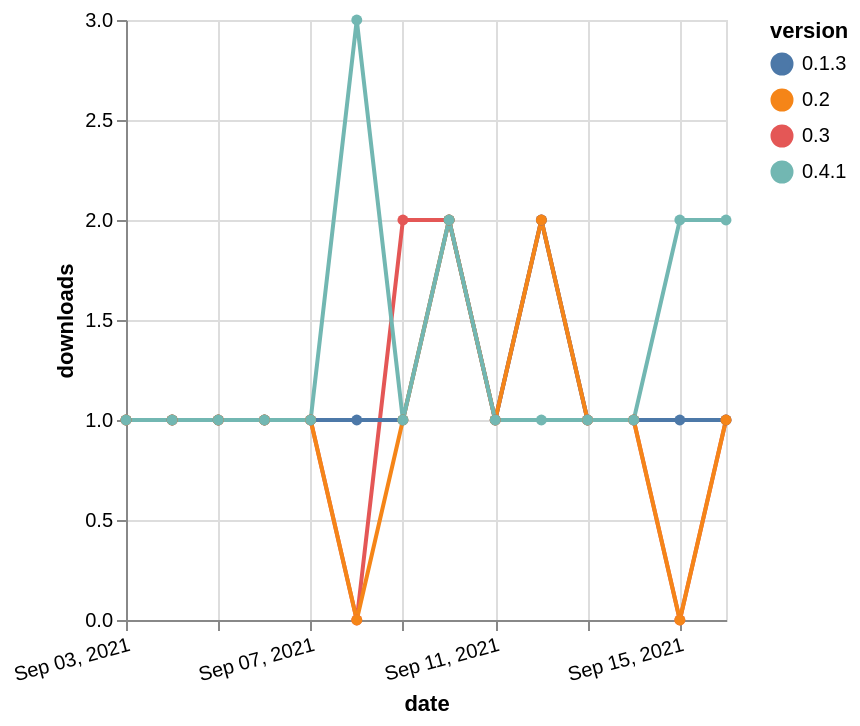

Here is the Vega-Lite specification saved for this chart:
### Vega-Lite specification from a JSON file in a GitHub repository (floating-point values rounded to 4 significant figures)
{"$schema": "https://vega.github.io/schema/vega-lite/v5.json", "description": "A simple bar chart with embedded data.", "data": {"values": [{"date": "2021-09-03", "total": 253, "delta": 1, "version": "0.3"}, {"date": "2021-09-04", "total": 254, "delta": 1, "version": "0.3"}, {"date": "2021-09-05", "total": 255, "delta": 1, "version": "0.3"}, {"date": "2021-09-06", "total": 256, "delta": 1, "version": "0.3"}, {"date": "2021-09-07", "total": 257, "delta": 1, "version": "0.3"}, {"date": "2021-09-08", "total": 257, "delta": 0, "version": "0.3"}, {"date": "2021-09-09", "total": 259, "delta": 2, "version": "0.3"}, {"date": "2021-09-10", "total": 261, "delta": 2, "version": "0.3"}, {"date": "2021-09-11", "total": 262, "delta": 1, "version": "0.3"}, {"date": "2021-09-12", "total": 264, "delta": 2, "version": "0.3"}, {"date": "2021-09-13", "total": 265, "delta": 1, "version": "0.3"}, {"date": "2021-09-14", "total": 266, "delta": 1, "version": "0.3"}, {"date": "2021-09-15", "total": 266, "delta": 0, "version": "0.3"}, {"date": "2021-09-16", "total": 267, "delta": 1, "version": "0.3"}, {"date": "2021-09-03", "total": 239, "delta": 1, "version": "0.1.3"}, {"date": "2021-09-04", "total": 240, "delta": 1, "version": "0.1.3"}, {"date": "2021-09-05", "total": 241, "delta": 1, "version": "0.1.3"}, {"date": "2021-09-06", "total": 242, "delta": 1, "version": "0.1.3"}, {"date": "2021-09-07", "total": 243, "delta": 1, "version": "0.1.3"}, {"date": "2021-09-08", "total": 244, "delta": 1, "version": "0.1.3"}, {"date": "2021-09-09", "total": 245, "delta": 1, "version": "0.1.3"}, {"date": "2021-09-10", "total": 247, "delta": 2, "version": "0.1.3"}, {"date": "2021-09-11", "total": 248, "delta": 1, "version": "0.1.3"}, {"date": "2021-09-12", "total": 250, "delta": 2, "version": "0.1.3"}, {"date": "2021-09-13", "total": 251, "delta": 1, "version": "0.1.3"}, {"date": "2021-09-14", "total": 252, "delta": 1, "version": "0.1.3"}, {"date": "2021-09-15", "total": 253, "delta": 1, "version": "0.1.3"}, {"date": "2021-09-16", "total": 254, "delta": 1, "version": "0.1.3"}, {"date": "2021-09-03", "total": 248, "delta": 1, "version": "0.2"}, {"date": "2021-09-04", "total": 249, "delta": 1, "version": "0.2"}, {"date": "2021-09-05", "total": 250, "delta": 1, "version": "0.2"}, {"date": "2021-09-06", "total": 251, "delta": 1, "version": "0.2"}, {"date": "2021-09-07", "total": 252, "delta": 1, "version": "0.2"}, {"date": "2021-09-08", "total": 252, "delta": 0, "version": "0.2"}, {"date": "2021-09-09", "total": 253, "delta": 1, "version": "0.2"}, {"date": "2021-09-10", "total": 255, "delta": 2, "version": "0.2"}, {"date": "2021-09-11", "total": 256, "delta": 1, "version": "0.2"}, {"date": "2021-09-12", "total": 258, "delta": 2, "version": "0.2"}, {"date": "2021-09-13", "total": 259, "delta": 1, "version": "0.2"}, {"date": "2021-09-14", "total": 260, "delta": 1, "version": "0.2"}, {"date": "2021-09-15", "total": 260, "delta": 0, "version": "0.2"}, {"date": "2021-09-16", "total": 261, "delta": 1, "version": "0.2"}, {"date": "2021-09-03", "total": 202, "delta": 1, "version": "0.4.1"}, {"date": "2021-09-04", "total": 203, "delta": 1, "version": "0.4.1"}, {"date": "2021-09-05", "total": 204, "delta": 1, "version": "0.4.1"}, {"date": "2021-09-06", "total": 205, "delta": 1, "version": "0.4.1"}, {"date": "2021-09-07", "total": 206, "delta": 1, "version": "0.4.1"}, {"date": "2021-09-08", "total": 209, "delta": 3, "version": "0.4.1"}, {"date": "2021-09-09", "total": 210, "delta": 1, "version": "0.4.1"}, {"date": "2021-09-10", "total": 212, "delta": 2, "version": "0.4.1"}, {"date": "2021-09-11", "total": 213, "delta": 1, "version": "0.4.1"}, {"date": "2021-09-12", "total": 214, "delta": 1, "version": "0.4.1"}, {"date": "2021-09-13", "total": 215, "delta": 1, "version": "0.4.1"}, {"date": "2021-09-14", "total": 216, "delta": 1, "version": "0.4.1"}, {"date": "2021-09-15", "total": 218, "delta": 2, "version": "0.4.1"}, {"date": "2021-09-16", "total": 220, "delta": 2, "version": "0.4.1"}]}, "width": "container", "mark": {"type": "line", "point": {"filled": true}}, "encoding": {"x": {"field": "date", "type": "temporal", "timeUnit": "yearmonthdate", "title": "date", "axis": {"labelAngle": -15}}, "y": {"field": "delta", "type": "quantitative", "title": "downloads"}, "color": {"field": "version", "type": "nominal"}, "tooltip": {"field": "delta"}}}
